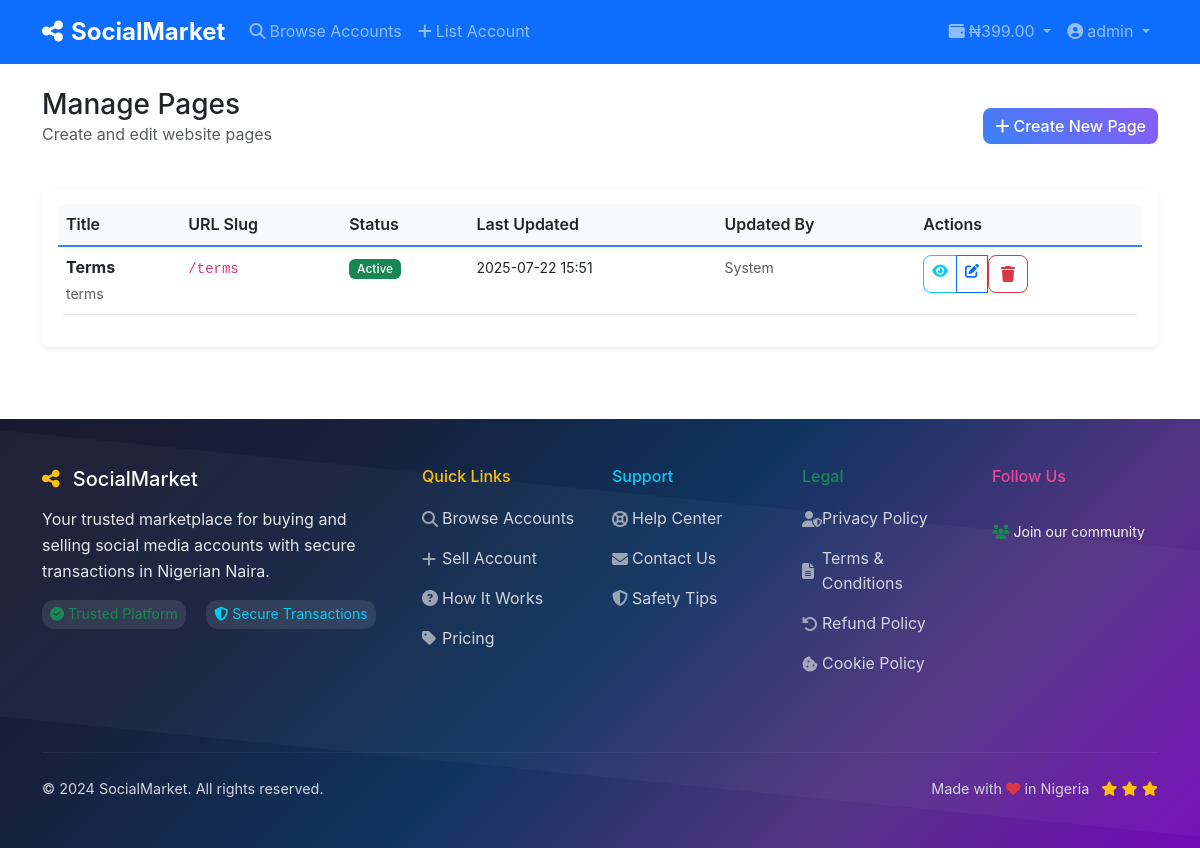
The app's page /admin/pages (signed in), older data.
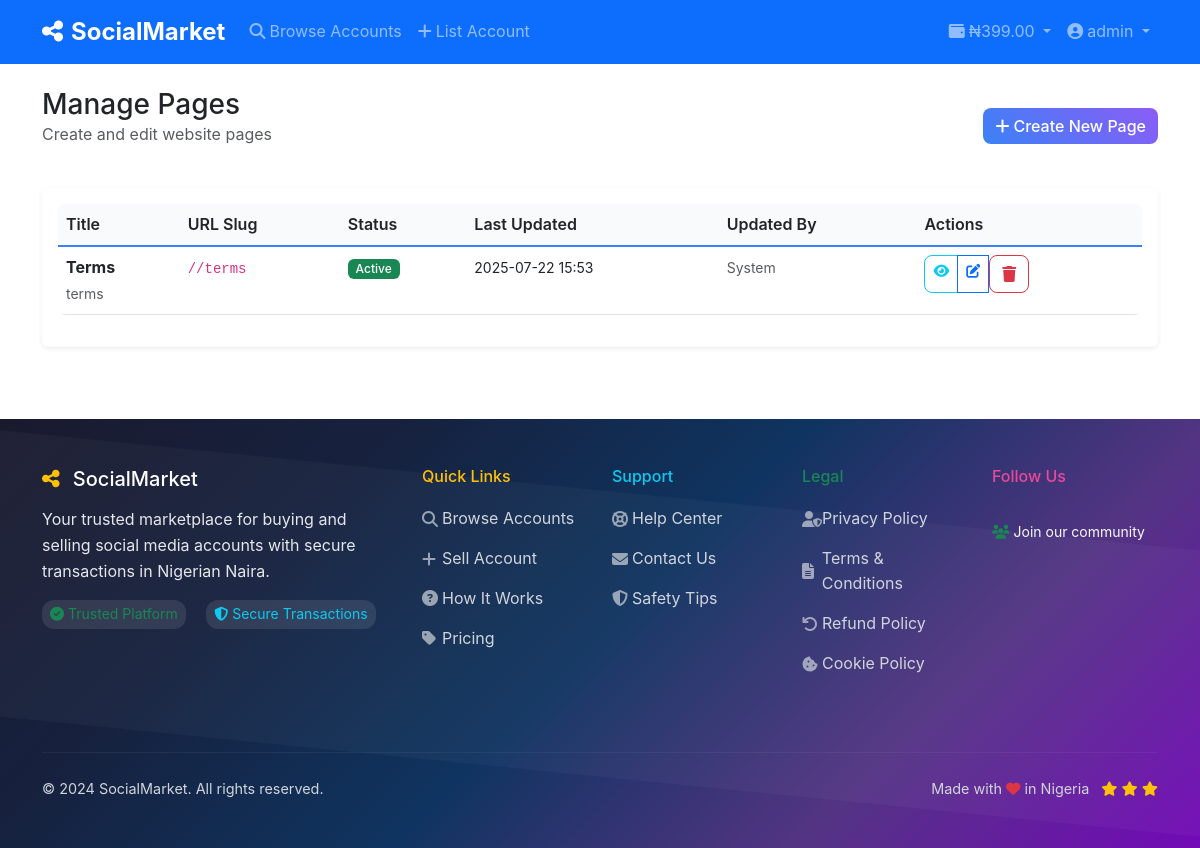
The same page, newer data.
### models.py (models this page shows)
class Page(db.Model):
    __tablename__ = 'page'
    id = db.Column(db.Integer, primary_key=True)
    title = db.Column(db.String(200), nullable=False)
    slug = db.Column(db.String(100), unique=True, nullable=False)
    content = db.Column(db.Text, nullable=False)
    meta_description = db.Column(db.String(160))
    seo_title = db.Column(db.String(200))
    seo_keywords = db.Column(db.String(500))
    is_active = db.Column(db.Boolean, default=True)
    created_at = db.Column(db.DateTime, default=datetime.utcnow)
    updated_at = db.Column(db.DateTime, default=datetime.utcnow)
    updated_by = db.Column(db.Integer, db.ForeignKey('user.id'))
    updater = db.relationship('User', backref='updated_pages')

### app.py (the view)
@app.route('/admin/pages')
@login_required
@admin_required
def admin_pages():
    page = request.args.get('page', 1, type=int)
    pages = Page.query.order_by(Page.updated_at.desc()).paginate(
        page=page, per_page=20, error_out=False
    )
    return render_template('admin/pages.html', pages=pages)

### app.py (called while the page is built)
def admin_required(f):
    @wraps(f)
    def decorated_function(*args, **kwargs):
        if not current_user.is_authenticated or current_user.role != 'admin':
            flash('Access denied. Admin privileges required.', 'error')
            return redirect(url_for('index'))
        return f(*args, **kwargs)
    return decorated_function

@login_manager.user_loader
def load_user(user_id):
    return User.query.get(int(user_id))

@app.context_processor
def inject_settings():
    settings = Settings.query.first()
    return dict(settings=settings)

### templates/admin/pages.html (shortened to what the changed rows need)
{% extends "base.html" %}
{% block content %}
<div class="container py-4">
    <div class="row mb-4">
        <div class="col-12">
            <div class="d-flex justify-content-between align-items-center">
                <div>
                    <h1 class="h3 mb-0">Manage Pages</h1>
                </div>
            </div>
        </div>
    </div>
    <div class="row">
        <div class="col-12">
            <div class="card border-0 shadow-sm">
                <div class="card-body">
                    {% if pages.items %}
                        <div class="table-responsive">
                            <table class="table table-hover">
                                <thead>
                                    <tr>
                                        <th>Title</th>
                                        <th>URL Slug</th>
                                        <th>Status</th>
                                        <th>Last Updated</th>
                                        <th>Updated By</th>
                                        <th>Actions</th>
                                    </tr>
                                </thead>
                                <tbody>
                                    {% for page in pages.items %}
                                    <tr>
                                        <td>
                                            <div class="fw-bold">{{ page.title }}</div>
                                            <small class="text-muted">{{ page.meta_description[:50] }}{% if page.meta_description|length > 50 %}...{% endif %}</small>
                                        </td>
                                        <td>
                                            <code>/{{ page.slug }}</code>
                                        </td>
                                        <td>
                                            {% if page.is_active %}
                                                <span class="badge bg-success">Active</span>
                                            {% else %}
                                                <span class="badge bg-secondary">Inactive</span>
                                            {% endif %}
                                        </td>
                                        <td>
                                            <small>{{ page.updated_at.strftime('%Y-%m-%d %H:%M') }}</small>
                                        </td>
                                        <td>
                                            {% if page.editor %}
                                                <small>{{ page.editor.username }}</small>
                                            {% else %}
                                                <small class="text-muted">System</small>
                                            {% endif %}
                                        </td>
                                        <td>
                                            <div class="btn-group btn-group-sm">
                                                {% if page.is_active %}
                                                <a href="/{{ page.slug }}" class="btn btn-outline-info" target="_blank" title="View Page">
                                                    <i class="fas fa-eye"></i>
                                                </a>
                                                {% endif %}
                                                <a href="{{ url_for('admin_edit_page', id=page.id) }}" class="btn btn-outline-primary" title="Edit">
                                                    <i class="fas fa-edit"></i>
                                                </a>
                                                <form method="POST" action="{{ url_for('admin_delete_page', id=page.id) }}" class="d-inline"
                                                      onsubmit="return confirm('Are you sure you want to delete this page?')">
                                                    <button type="submit" class="btn btn-outline-danger" title="Delete">
                                                        <i class="fas fa-trash"></i>
                                                    </button>
                                                </form>
                                            </div>
                                        </td>
                                    </tr>
                                    {% endfor %}
                                </tbody>
                            </table>
                        </div>
                    {% endif %}
                </div>
            </div>
        </div>
    </div>
</div>
{% endblock %}

Row changes from the older to the newer data that the page shows:
changed Page "Terms": slug "terms" → "/terms"; updated_at "2025-07-22 15:51" → "2025-07-22 15:53"
